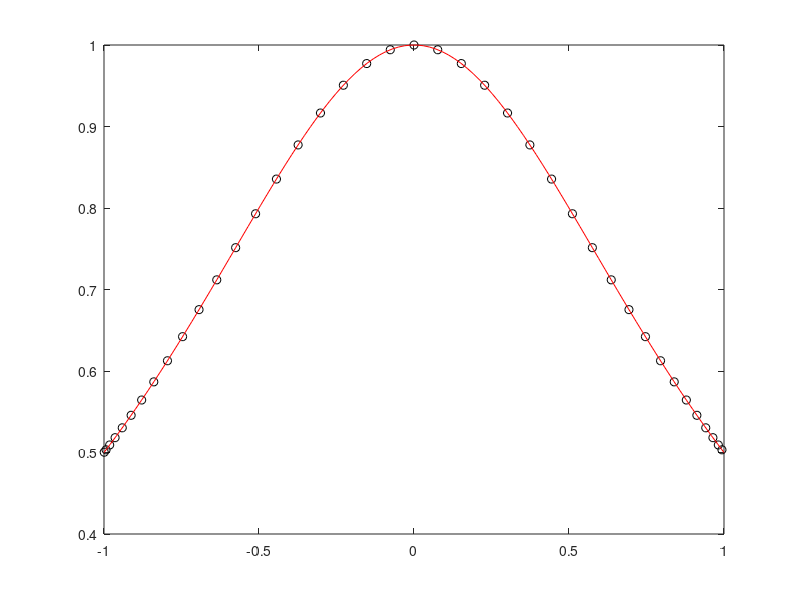

The MATLAB source for this figure:
clear;

N = 40;
NN = 100;

xmin = -1;
xmax = 1;

x = linspace(xmin,xmax,N);
for i=1:N
     x(i) = -cos( (2*i-1)*pi / (2*(N+1)) );
end
xx = linspace(xmin,xmax,NN);

y = 1 ./ (1 + x.*x);
yy = xx;

for k=1:NN
    yy(k) = 0;
    for i=1:N
        c = 1;
        for j=1:N
            if i ~= j
                c = c * (xx(k) - x(j)) / (x(i) - x(j));
            end
        end
        yy(k) = yy(k) + y(i) * c; 
    end    
end

% plot(x,y)
plot(x,y,'ko',xx,yy,'r')